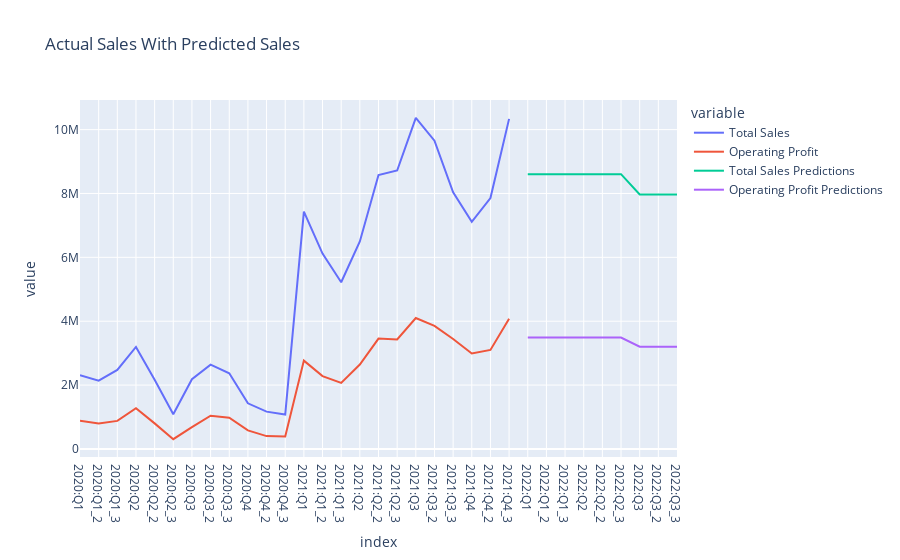

Notebook source saved alongside this figure:
### Code cell
#Plot total_sales_monthly and opt_rfr_predictions_future
px.line(monthly_merged_df, x=monthly_merged_df.index, y=['Total Sales', 'Operating Profit'], title='Actual Sales With Predicted Sales')\
    .add_scatter(x=monthly_merged_df.iloc[-9:].index, y=opt_rfr_predictions_future[:, 0], mode='lines', name='Total Sales Predictions')\
    .add_scatter(x=monthly_merged_df.iloc[-9:].index, y=opt_rfr_predictions_future[:, 1], mode='lines', name='Operating Profit Predictions')

### Figure 1 — Plotly figure (JSON) as saved in the notebook; plotly's stock layout.template omitted (floating-point values rounded to 4 significant figures)
{"data": [{"hovertemplate": "variable=Total Sales<br>index=%{x}<br>value=%{y}<extra></extra>", "legendgroup": "Total Sales", "line": {"color": "#636efa", "dash": "solid"}, "marker": {"symbol": "circle"}, "mode": "lines", "name": "Total Sales", "orientation": "v", "showlegend": true, "type": "scatter", "x": ["2020:Q1", "2020:Q1_2", "2020:Q1_3", "2020:Q2", "2020:Q2_2", "2020:Q2_3", "2020:Q3", "2020:Q3_2", "2020:Q3_3", "2020:Q4", "2020:Q4_2", "2020:Q4_3", "2021:Q1", "2021:Q1_2", "2021:Q1_3", "2021:Q2", "2021:Q2_2", "2021:Q2_3", "2021:Q3", "2021:Q3_2", "2021:Q3_3", "2021:Q4", "2021:Q4_2", "2021:Q4_3", "2022:Q1", "2022:Q1_2", "2022:Q1_3", "2022:Q2", "2022:Q2_2", "2022:Q2_3", "2022:Q3", "2022:Q3_2", "2022:Q3_3"], "xaxis": "x", "y": [2312746, 2140813, 2474202, 3193081, 2164764, 1084194, 2182388, 2641630, 2367686, 1428569, 1168050, 1079202, 7432021, 6117693, 5220782, 6498339, 8576956, 8718953, 10368031, 9651596, 8038000.0, 7110189, 7855000.0, 10336130, null, null, null, null, null, null, null, null, null], "yaxis": "y"}, {"hovertemplate": "variable=Operating Profit<br>index=%{x}<br>value=%{y}<extra></extra>", "legendgroup": "Operating Profit", "line": {"color": "#EF553B", "dash": "solid"}, "marker": {"symbol": "circle"}, "mode": "lines", "name": "Operating Profit", "orientation": "v", "showlegend": true, "type": "scatter", "x": ["2020:Q1", "2020:Q1_2", "2020:Q1_3", "2020:Q2", "2020:Q2_2", "2020:Q2_3", "2020:Q3", "2020:Q3_2", "2020:Q3_3", "2020:Q4", "2020:Q4_2", "2020:Q4_3", "2021:Q1", "2021:Q1_2", "2021:Q1_3", "2021:Q2", "2021:Q2_2", "2021:Q2_3", "2021:Q3", "2021:Q3_2", "2021:Q3_3", "2021:Q4", "2021:Q4_2", "2021:Q4_3", "2022:Q1", "2022:Q1_2", "2022:Q1_3", "2022:Q2", "2022:Q2_2", "2022:Q2_3", "2022:Q3", "2022:Q3_2", "2022:Q3_3"], "xaxis": "x", "y": [883800.0, 796800.0, 879300.0, 1275000.0, 800600.0, 307000.0, 681500.0, 1043000.0, 975900.0, 582300.0, 402800.0, 387300.0, 2766000.0, 2281000.0, 2067000.0, 2644000.0, 3457000.0, 3430000.0, 4099000.0, 3853000.0, 3444000.0, 2988000.0, 3102000.0, 4078000.0, null, null, null, null, null, null, null, null, null], "yaxis": "y"}, {"mode": "lines", "name": "Total Sales Predictions", "type": "scatter", "x": ["2022:Q1", "2022:Q1_2", "2022:Q1_3", "2022:Q2", "2022:Q2_2", "2022:Q2_3", "2022:Q3", "2022:Q3_2", "2022:Q3_3"], "y": [8605000.0, 8605000.0, 8605000.0, 8605000.0, 8605000.0, 8605000.0, 7967000.0, 7967000.0, 7967000.0]}, {"mode": "lines", "name": "Operating Profit Predictions", "type": "scatter", "x": ["2022:Q1", "2022:Q1_2", "2022:Q1_3", "2022:Q2", "2022:Q2_2", "2022:Q2_3", "2022:Q3", "2022:Q3_2", "2022:Q3_3"], "y": [3491000.0, 3491000.0, 3491000.0, 3491000.0, 3491000.0, 3491000.0, 3202000.0, 3202000.0, 3202000.0]}], "layout": {"legend": {"title": {"text": "variable"}, "tracegroupgap": 0}, "title": {"text": "Actual Sales With Predicted Sales"}, "xaxis": {"anchor": "y", "domain": [0, 1], "title": {"text": "index"}}, "yaxis": {"anchor": "x", "domain": [0, 1], "title": {"text": "value"}}}}
